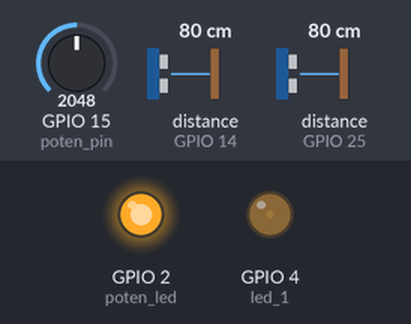
Bench run of a sketch on a simulated ESP32. Shown: output pins drawn as LEDs (lit = HIGH). The test bench sets the inputs (shaded band); at power-on: GPIO 15 (poten_pin) = 2048, distance to the obstacle (sensors on GPIO 14, GPIO 25) 80 cm. The echo pulse lasts 58.3 µs per cm; what the sketch prints to the serial monitor is not drawn.

Above: at 1.2 s.
1.3 s: GPIO 15 (poten_pin) set to 1975
At 2.5 s:
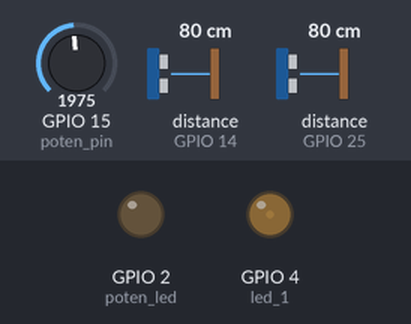
2.8 s: GPIO 15 (poten_pin) set to 2866
At 3.4 s:
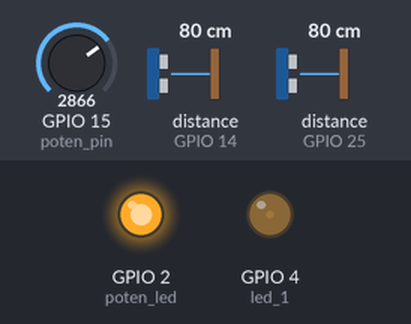
4.3 s: GPIO 15 (poten_pin) set to 2047
At 4.7 s:
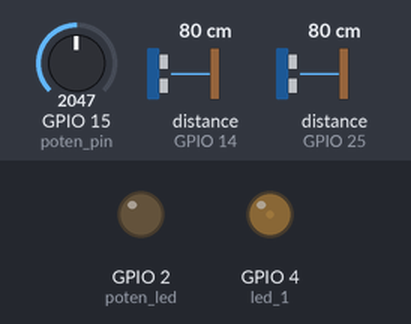
Timing chart, 0 to 7.3 s (numbered marks = the images above; inputs shaded):
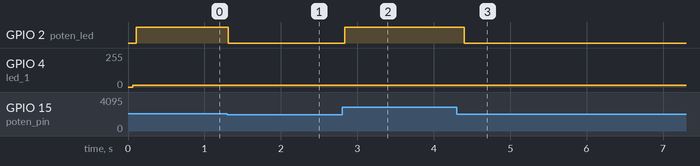

The sketch:

esp32_cyclic_executive_monitor.ino
```cpp
#include <Arduino.h>
#include <Ticker.h>

// Please Define correct pins here, super important!!!
#define led_1 4

int wave_1 = 14;
int wave_2 = 25;

const int poten_pin = 15;
int poten_led = 2;

// Variables for task 2 and 3.
int highTime_1 = 0;
int lowTime_1  = 0;
float period_1 = 0.0f;
float freq_1   = 0.0f;

int highTime_2 = 0;
int lowTime_2  = 0;
float period_2 = 0.0f;
float freq_2   = 0.0f;

// Variables for Task 4
float avg = 0.0f;
float max_1 = 3.3f / 2.0f;
float poten_value = 0.0f;
float func_val = 0.0f;
float p1 = 0.0f, p2 = 0.0f, p3 = 0.0f, p4 = 0.0f;

// Frame and schduling done here.
static const uint32_t frame_us = 4000UL;      // 4 ms frame
static const uint32_t major_frames = 50;      // 200 ms / 4 ms
volatile uint32_t frameCounter = 0;

Ticker ticker;

// helpers
static inline int clamp99(int v) {
  if (v < 0) return 0;
  if (v > 99) return 99;
  return v;
}

// keeping pulse bounded here.
static const uint32_t PULSE_TIMEOUT_US = 3500UL;

// all given tasks below in order from 1 to 5.
void JobTask1() {
  digitalWrite(led_1, HIGH);
  delayMicroseconds(200);
  digitalWrite(led_1, LOW);
  delayMicroseconds(50);
  digitalWrite(led_1, HIGH);
  delayMicroseconds(30);
  digitalWrite(led_1, LOW);
}

void JobTask2() {
  highTime_1 = (int)pulseIn(wave_1, HIGH, PULSE_TIMEOUT_US);
  lowTime_1  = (int)pulseIn(wave_1, LOW,  PULSE_TIMEOUT_US);

  if (highTime_1 > 0 && lowTime_1 > 0) {
    period_1 = (float)(highTime_1 + lowTime_1);
    freq_1 = 1000000.0f / period_1;
  } else {
    freq_1 = 0.0f;
  }
}

void JobTask3() {
  highTime_2 = (int)pulseIn(wave_2, HIGH, PULSE_TIMEOUT_US);
  lowTime_2  = (int)pulseIn(wave_2, LOW,  PULSE_TIMEOUT_US);

  if (highTime_2 > 0 && lowTime_2 > 0) {
    period_2 = (float)(highTime_2 + lowTime_2);
    freq_2 = 1000000.0f / period_2;
  } else {
    freq_2 = 0.0f;
  }
}

void JobTask4() {
  poten_value = (float)analogRead(poten_pin);
  func_val = (3.3f * poten_value) / 4095.0f;

  p1 = p2; p2 = p3; p3 = p4; p4 = func_val;
  avg = (p1 + p2 + p3 + p4) * 0.25f;

  digitalWrite(poten_led, (avg > max_1) ? HIGH : LOW);
}

void JobTask5() {
  int s1 = (int)(((freq_1 - 333.0f) * 99.0f) / (1000.0f - 333.0f));
  int s2 = (int)(((freq_2 - 500.0f) * 99.0f) / (1000.0f - 500.0f));

  s1 = clamp99(s1);
  s2 = clamp99(s2);

  Serial.printf("%d,%d\r\n", s1, s2);
}

// Frame for cyclic executive
void frame() {
  const uint32_t slot = frameCounter % major_frames;

  // 4 ms frame schedule:
  // Task1: it is every 4ms, every frame.
  // Task2: it is every 20ms, every 5 frames.
  // Task3: it is every 8ms, every 2 frames.
  // Task4: it is every 20ms, every 5 frames.
  // Task5: it is every 100ms, every 25 frames.

  JobTask1();

  if ((slot % 2) == 0) {
    JobTask3();
  }

  if ((slot % 5) == 0) {
    JobTask2();
  }

  if ((slot % 5) == 2) {
    JobTask4();
  }

  if ((slot % 25) == 0) {
    JobTask5();
  }

  frameCounter++;
}

// Arduino Setup Here.
void setup() {
  Serial.begin(9600);

  pinMode(led_1, OUTPUT);
  pinMode(wave_1, INPUT);
  pinMode(wave_2, INPUT);

  pinMode(poten_led, OUTPUT);
  pinMode(poten_pin, INPUT);

  ticker.attach_us(frame_us, frame);
}

void loop() {

}
```

B31DGMonitor.cpp
```cpp
#include "Arduino.h"
#include "B31DGMonitor.h"

B31DGCyclicExecutiveMonitor::B31DGCyclicExecutiveMonitor()
{
   this->timeStart = micros();
}

unsigned long B31DGCyclicExecutiveMonitor::getTimeStart()
{
    return this->timeStart;
}

void B31DGCyclicExecutiveMonitor::startMonitoring()
{
    timeStart = micros();
    this->isActive = true;
    // find the next deadlines
    for (int i=0; i< NUMBER_TASKS; i++) {
      this->timeRelease[i] = timeStart;
      this->counterJobs[i] = 0;
      this->taskViolations[i]= 0;
      this->timeNextDeadlines[i] =  timeStart + this->taskRateRequirements[i];
    }
}

void B31DGCyclicExecutiveMonitor::jobStarted(int taskNumber)
{
  if (!this->isActive) return;

  taskNumber--;

  unsigned long now = micros();

  if ( (now - this->timeStart) > TEST_TIME) {
    this->printSummary();
    exit(0);
  }


  if (now < this->timeRelease[taskNumber]) {
    taskViolations[taskNumber]++;
  }
}

void B31DGCyclicExecutiveMonitor::jobEnded(int taskNumber)
{
  if (!this->isActive) return;

  unsigned long now = micros();

  taskNumber--;

  this->counterJobs[taskNumber]++;

  if (now > this->timeNextDeadlines[taskNumber]) {
    this->taskViolations[taskNumber]++;
  }

  this->timeRelease[taskNumber] = this->timeNextDeadlines[taskNumber];
  this->timeNextDeadlines[taskNumber] += this->taskRateRequirements[taskNumber];

}


void B31DGCyclicExecutiveMonitor::printSummary()
{
    Serial.println("PERFORMANCE SUMMARY");
    for (int i=0; i< NUMBER_TASKS; i++) {
      Serial.print("Task #");
      Serial.print((i+1));
      Serial.print("  ");
      Serial.print(taskViolations[i]);
      Serial.print("/");
      Serial.print(this->counterJobs[i]);
      Serial.println(" violations");
    }

}
```

B31DGMonitor.h
```cpp
#ifndef B31DGMonitor_h
#define B31DGMonitor_h

#include "Arduino.h"

#define NUMBER_TASKS 5
#define TEST_TIME 10000000

class B31DGCyclicExecutiveMonitor {

private:

    boolean isActive = false;

    unsigned long timeStart = 0;
    unsigned long timeRelease[NUMBER_TASKS];
    unsigned long timeNextDeadlines[NUMBER_TASKS];

    unsigned long counterJobs[NUMBER_TASKS];
    unsigned long taskViolations[NUMBER_TASKS];

    unsigned long taskRateRequirements[NUMBER_TASKS] =
         {    4000,  // 1 - digital output signal
             20000,  // 2 - frequency monitor, minimum frequency 333Hz
              8000,  // 3 - frequency monitor, minimum frequency 500Hz
             20000,  // 4 - sample and filter analog input, and ouput error code
            100000,  // 5 - log to serial port
         };

    void printSummary();

public:
    B31DGCyclicExecutiveMonitor();// declare one global instance of this class in your program
    void jobStarted(int task);    // Call this method whenever your program starts executing an instance of task #task
    void jobEnded(int task);      // Call this method whenever your program completed the execution of an instance of task #task
    void startMonitoring();   // Call this method once, i.e. in the setup/main function of your program, to activate the monitoring
    unsigned long getTimeStart(); // Call this method to know at what time (micros) startMonitoring was called
};


#endif
```

Measured:
- the behaviour switches between 2048 and 2047 on GPIO 15 (poten_pin) (found by bisection; images 0 and 1)
- after the input at 1.3 s, GPIO 2 (poten_led): HIGH → LOW at once
- after the input at 2.8 s, GPIO 2 (poten_led): LOW → HIGH at once
- after the input at 4.3 s, GPIO 2 (poten_led): HIGH → LOW after 0.10 s
